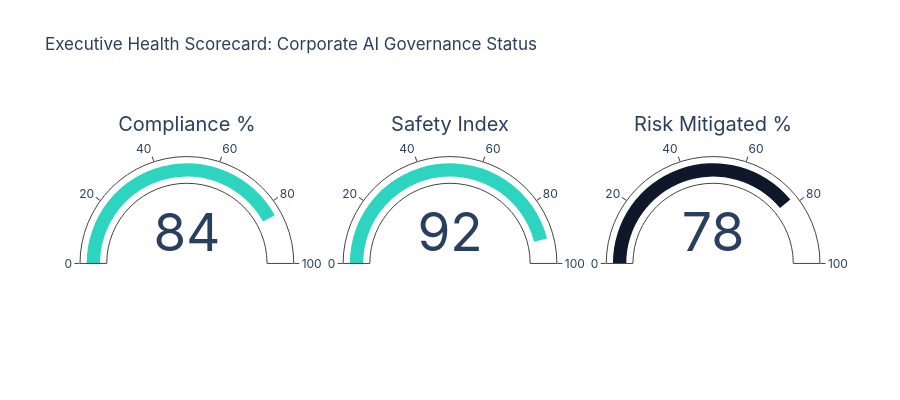

This figure's notebook cell:
### Markdown cell above
## 1. Global Governance Scorecard (Part VII §7.1)
High-impact indicator row providing the Board with an immediate sanity check on the enterprise AI health. Tracks **Overall Compliance**, **Safety Index** (as defined in §7.2), and **Risk Mitigation** success rates.

### Code cell
scorecard, treemap_df, incident_df, progress_df = aigrc_utils.generate_expert_board_kpi_data()
aigrc_utils.display_executive_governance_scorecard(scorecard)

### Figure 1 — Plotly figure (JSON) as saved in the notebook; plotly's stock layout.template omitted (floating-point values rounded to 4 significant figures)
{"data": [{"domain": {"x": [0, 0.2889], "y": [0, 1]}, "gauge": {"axis": {"range": [0, 100]}, "bar": {"color": "#2dd4bf"}}, "mode": "gauge+number", "title": {"font": {"size": 20}, "text": "Compliance %"}, "type": "indicator", "value": 84}, {"domain": {"x": [0.3556, 0.6444], "y": [0, 1]}, "gauge": {"axis": {"range": [0, 100]}, "bar": {"color": "#2dd4bf"}}, "mode": "gauge+number", "title": {"font": {"size": 20}, "text": "Safety Index"}, "type": "indicator", "value": 92}, {"domain": {"x": [0.7111, 1], "y": [0, 1]}, "gauge": {"axis": {"range": [0, 100]}, "bar": {"color": "#0f172a"}}, "mode": "gauge+number", "title": {"font": {"size": 20}, "text": "Risk Mitigated %"}, "type": "indicator", "value": 78}], "layout": {"font": {"family": "Inter"}, "height": 400, "title": {"text": "Executive Health Scorecard: Corporate AI Governance Status"}}}
